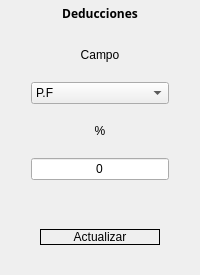
        <widget class="QFrame" name="asd5">
         <property name="maximumSize">
          <size>
           <width>500</width>
           <height>580</height>
          </size>
         </property>
         <property name="styleSheet">
          <string notr="true"/>
         </property>
         <layout class="QVBoxLayout" name="verticalLayout_17">
          <property name="topMargin">
           <number>5</number>
          </property>
          <item>
           <layout class="QVBoxLayout" name="verticalLayout_10" stretch="1,9">
            <item>
             <widget class="QLabel" name="label_47">
              <property name="font">
               <font>
                <family>Trebuchet MS</family>
                <weight>75</weight>
                <bold>true</bold>
               </font>
              </property>
              <property name="text">
               <string>Deducciones</string>
              </property>
              <property name="alignment">
               <set>Qt::AlignCenter</set>
              </property>
             </widget>
            </item>
            <item>
             <layout class="QVBoxLayout" name="verticalLayout_2" stretch="6,4">
              <property name="spacing">
               <number>40</number>
              </property>
              <property name="leftMargin">
               <number>20</number>
              </property>
              <property name="topMargin">
               <number>20</number>
              </property>
              <property name="rightMargin">
               <number>20</number>
              </property>
              <property name="bottomMargin">
               <number>10</number>
              </property>
              <item>
               <layout class="QVBoxLayout" name="verticalLayout_18" stretch="0,0,0,0">
                <property name="spacing">
                 <number>20</number>
                </property>
                <item>
                 <widget class="QLabel" name="label_51">
                  <property name="text">
                   <string>Campo</string>
                  </property>
                  <property name="alignment">
                   <set>Qt::AlignCenter</set>
                  </property>
                 </widget>
                </item>
                <item>
                 <widget class="QComboBox" name="deducciones">
                  <property name="cursor">
                   <cursorShape>PointingHandCursor</cursorShape>
                  </property>
                  <item>
                   <property name="text">
                    <string>P.F</string>
                   </property>
                  </item>
                  <item>
                   <property name="text">
                    <string>I.V.S.S</string>
                   </property>
                  </item>
                  <item>
                   <property name="text">
                    <string>F.A.O.V</string>
                   </property>
                  </item>
                  <item>
                   <property name="text">
                    <string>Cuota Sindical</string>
                   </property>
                  </item>
                 </widget>
                </item>
                <item>
                 <widget class="QLabel" name="label_52">
                  <property name="text">
                   <string>%</string>
                  </property>
                  <property name="alignment">
                   <set>Qt::AlignCenter</set>
                  </property>
                 </widget>
                </item>
                <item>
                 <widget class="QLineEdit" name="deducciones_input">
                  <property name="text">
                   <string>0</string>
                  </property>
                  <property name="alignment">
                   <set>Qt::AlignCenter</set>
                  </property>
                 </widget>
                </item>
               </layout>
              </item>
              <item>
               <widget class="QFrame" name="frame_2">
                <property name="styleSheet">
                 <string notr="true">border:none;</string>
                </property>
                <property name="frameShape">
                 <enum>QFrame::StyledPanel</enum>
                </property>
                <property name="frameShadow">
                 <enum>QFrame::Raised</enum>
                </property>
                <layout class="QVBoxLayout" name="verticalLayout_19">
                 <item>
                  <widget class="QPushButton" name="update_deducciones">
                   <property name="cursor">
                    <cursorShape>PointingHandCursor</cursorShape>
                   </property>
                   <property name="styleSheet">
                    <string notr="true">border:1px solid #000;</string>
                   </property>
                   <property name="text">
                    <string>Actualizar</string>
                   </property>
                  </widget>
                 </item>
                </layout>
               </widget>
              </item>
             </layout>
            </item>
           </layout>
          </item>
         </layout>
        </widget>
